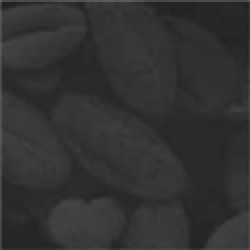
#> input picture Ex5/dim.bmp, 125 x 125 px, found by its file name (shown 2 times larger)
$ python BrightAdjust.py
#> lines starting #> are read from the running program, lines starting #| are printed output that depends on the picture
import cv2
from matplotlib import pyplot as plt
a=cv2.imread('Ex5/dim.bmp', 0)
#> a is the input picture: shape (125, 125); min 32, max 96, mean 50
b=a+150
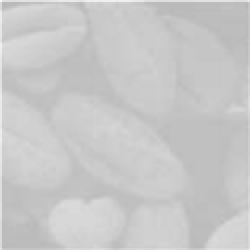
#> b: shape (125, 125) (shown 2 times larger); min 182, max 246, mean 200
c=a+70
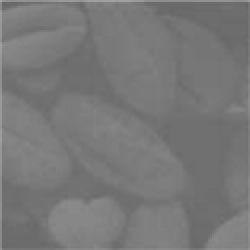
#> c: shape (125, 125) (shown 2 times larger); min 102, max 166, mean 120
cv2.imwrite('bright.bmp',b)
cv2.imwrite('mid.bmp',c)
hist_a = cv2.calcHist([a],[0],None,[256],[0,256])
#> hist_a = 256 values, max 1329 at index 42, min 0 at index 0, mean 61.04
hist_b = cv2.calcHist([b],[0],None,[256],[0,256])
#> hist_b = 256 values, max 1329 at index 192, min 0 at index 0, mean 61.04
hist_c = cv2.calcHist([c],[0],None,[256],[0,256])
#> hist_c = 256 values, max 1329 at index 112, min 0 at index 0, mean 61.04
plt.subplot(321); plt.imshow(a, cmap='gray', vmin = 0, vmax = 255)
plt.subplot(322); plt.plot(hist_a); plt.xlim([0,256])
plt.subplot(323); plt.imshow(b, cmap='gray', vmin = 0, vmax = 255)
plt.subplot(324); plt.plot(hist_b); plt.xlim([0,256])
plt.subplot(325); plt.imshow(c, cmap='gray', vmin = 0, vmax = 255)
plt.subplot(326); plt.plot(hist_c); plt.xlim([0,256])
plt.show()
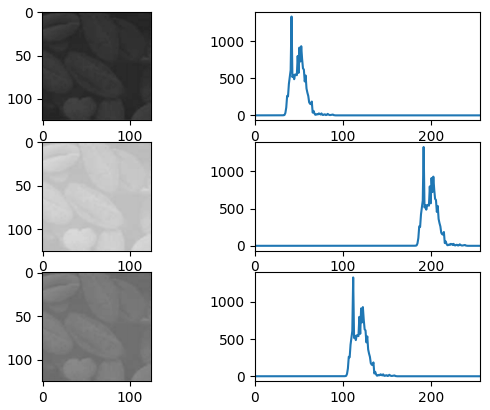
#> figure drawn by matplotlib, 6 panels; panel 2: curve peaks at x = 42, y = 1329; panel 4: curve peaks at x = 192, y = 1329; panel 6: curve peaks at x = 112, y = 1329
